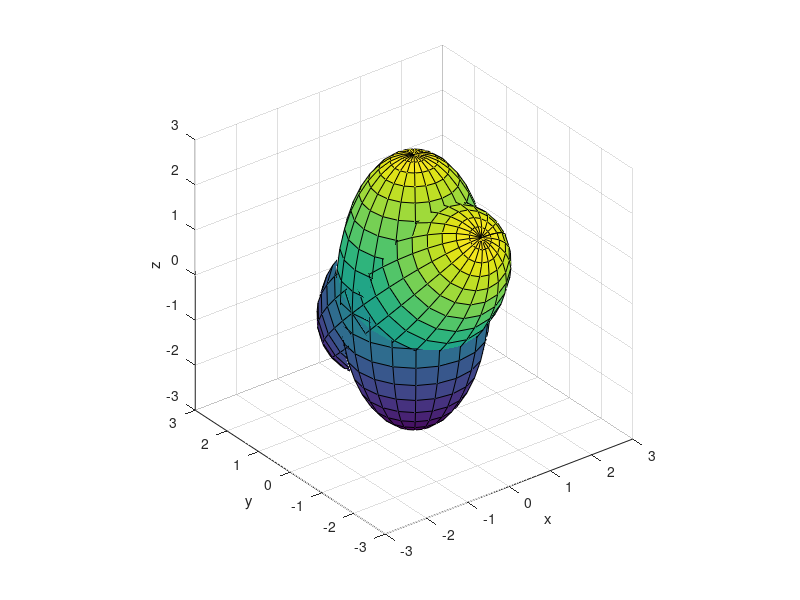

Here is the MATLAB script that generated this plot:
mean = [0,0,0];
abc = [1.5, 1.5, 3];

[X,Y,Z] = ellipsoid(mean(1), mean(2), mean(3), abc(1), abc(2), abc(3));

s = surf(X,Y,Z);
hold on
s1 = surf(X,Y,Z);
axis equal
hold on
direction = [1 0 0];
rotate(s1,direction,45)
xlabel('x')
ylabel('y')
zlabel('z')